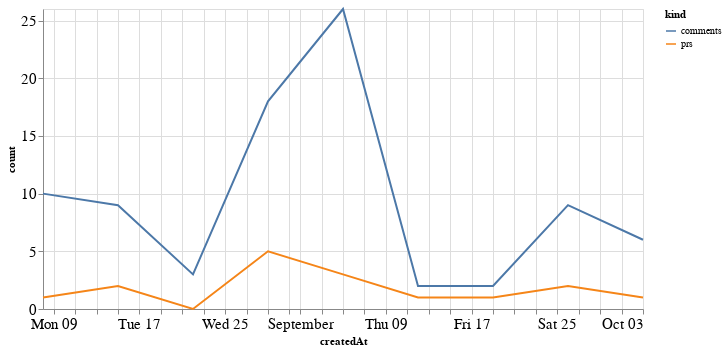

The notebook cell this image was saved under:
### Code cell
alt.Chart(total_time, width=600).mark_line().encode(
    x='createdAt',
    y='count',
    color='kind'
)

### Figure 1 — Vega-Lite specification as saved in the notebook (floating-point values rounded to 4 significant figures)
{"config": {"axisLeft": {"labelFontSize": 15}, "axisBottom": {"labelFontSize": 15}}, "data": {"name": "data-33763231f93380c092c3b5349e4f4d8a"}, "mark": "line", "encoding": {"color": {"type": "nominal", "field": "kind"}, "x": {"type": "temporal", "field": "createdAt"}, "y": {"type": "quantitative", "field": "count"}}, "width": 600, "$schema": "https://vega.github.io/schema/vega-lite/v4.8.1.json", "datasets": {"data-33763231f93380c092c3b5349e4f4d8a": [{"createdAt": "2021-08-08T00:00:00", "kind": "prs", "count": 1}, {"createdAt": "2021-08-15T00:00:00", "kind": "prs", "count": 2}, {"createdAt": "2021-08-22T00:00:00", "kind": "prs", "count": 0}, {"createdAt": "2021-08-29T00:00:00", "kind": "prs", "count": 5}, {"createdAt": "2021-09-05T00:00:00", "kind": "prs", "count": 3}, {"createdAt": "2021-09-12T00:00:00", "kind": "prs", "count": 1}, {"createdAt": "2021-09-19T00:00:00", "kind": "prs", "count": 1}, {"createdAt": "2021-09-26T00:00:00", "kind": "prs", "count": 2}, {"createdAt": "2021-10-03T00:00:00", "kind": "prs", "count": 1}, {"createdAt": "2021-08-08T00:00:00", "kind": "comments", "count": 10}, {"createdAt": "2021-08-15T00:00:00", "kind": "comments", "count": 9}, {"createdAt": "2021-08-22T00:00:00", "kind": "comments", "count": 3}, {"createdAt": "2021-08-29T00:00:00", "kind": "comments", "count": 18}, {"createdAt": "2021-09-05T00:00:00", "kind": "comments", "count": 26}, {"createdAt": "2021-09-12T00:00:00", "kind": "comments", "count": 2}, {"createdAt": "2021-09-19T00:00:00", "kind": "comments", "count": 2}, {"createdAt": "2021-09-26T00:00:00", "kind": "comments", "count": 9}, {"createdAt": "2021-10-03T00:00:00", "kind": "comments", "count": 6}]}}
